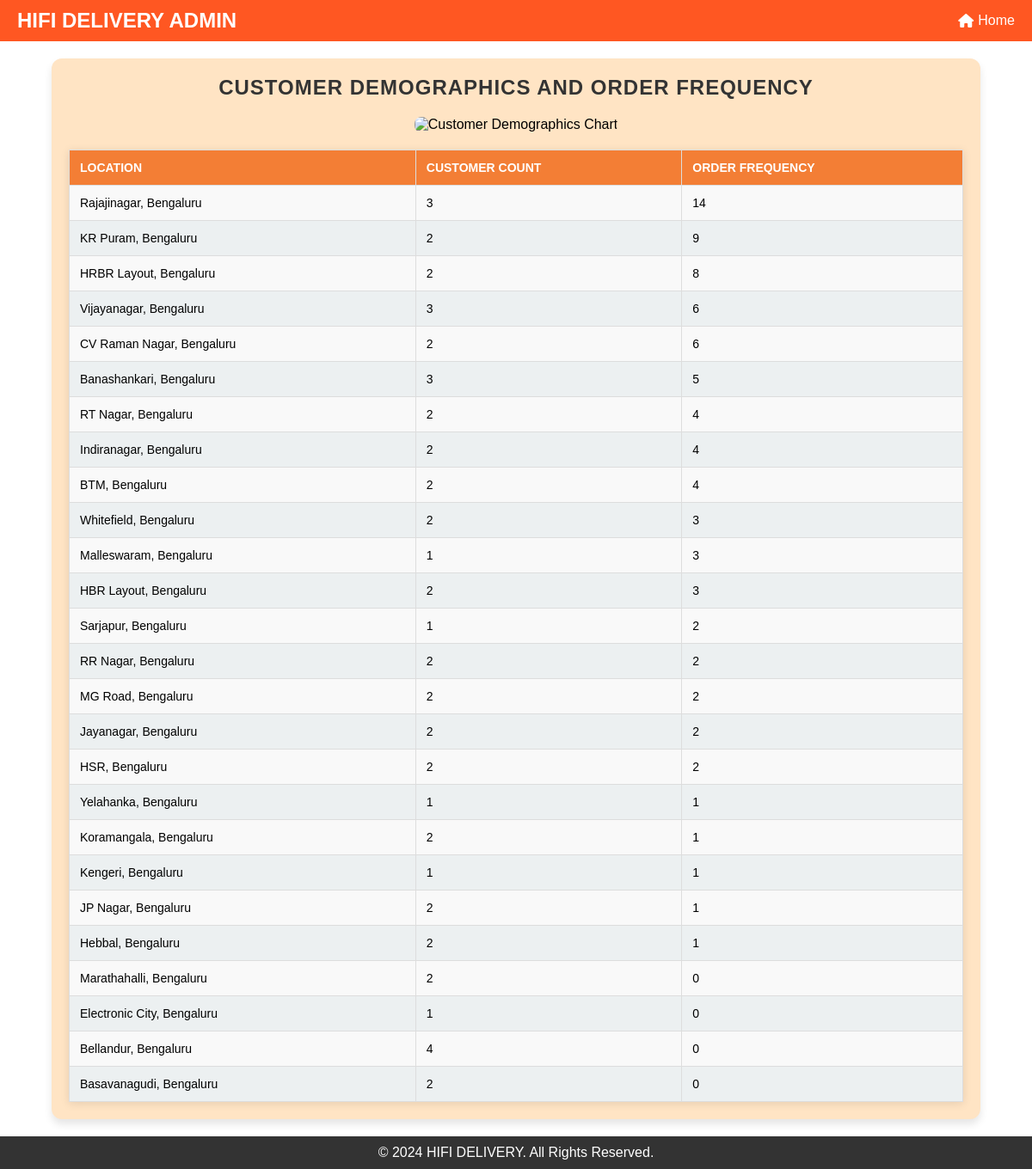
Page /customer_demographics on the committed database.
### tables this page shows
CREATE TABLE "users" (
	"id"	INTEGER,
	"username"	TEXT NOT NULL UNIQUE,
	"email"	TEXT NOT NULL UNIQUE,
	"password"	TEXT NOT NULL,
	"role"	TEXT NOT NULL,
	"location"	TEXT,
	"contact"	TEXT,
	"approved"	INTEGER NOT NULL DEFAULT 0,
	PRIMARY KEY("id" AUTOINCREMENT)
);

### mergedapp.py (the view)
@app.route('/customer_demographics', methods=['GET'])
def customer_demographics():
    try:
        with get_db_connection() as conn:
            cursor = conn.cursor()
            cursor.execute('''
                SELECT
                    location,
                    COUNT(DISTINCT id) AS customer_count,
                    COUNT(o.orderId) AS order_frequency
                FROM users u
                LEFT JOIN Orders_Analysis o ON u.username = o.customerName
                WHERE u.role = 'customer'
                GROUP BY location
                ORDER BY order_frequency DESC
            ''')
            demographics_data = [
                {"location": row["location"], "customer_count": row["customer_count"], "order_frequency": row["order_frequency"]}
                for row in cursor.fetchall()
            ]
        locations = [row['location'] for row in demographics_data]
        customer_counts = [row['customer_count'] for row in demographics_data]
        order_frequencies = [row['order_frequency'] for row in demographics_data]
        fig, ax = plt.subplots(figsize=(10, 6))
        bar_width = 0.4
        index = range(len(locations))
        ax.bar(index, customer_counts, bar_width, label='Customer Count', color='skyblue')
        ax.bar([i + bar_width for i in index], order_frequencies, bar_width, label='Order Frequency', color='orange')
        ax.set_xlabel('Locations', fontsize=12)
        ax.set_ylabel('Count', fontsize=12)
        ax.set_title('Customer Demographics and Order Frequency by Location', fontsize=14)
        ax.set_xticks([i + bar_width / 2 for i in index])
        ax.set_xticklabels(locations, rotation=45, ha='right', fontsize=10)
        ax.legend()
        chart_filename = f"customer_demographics_chart_{datetime.now().strftime('%Y%m%d%H%M%S')}.png"
        chart_path = os.path.join(app.config['IMAGE_FOLDER'], chart_filename)
        plt.tight_layout()
        plt.savefig(chart_path)
        plt.close()
    except sqlite3.Error as e:
        flash(f"Database error: {e}", "danger")
        demographics_data = []
        chart_filename = None
    return render_template('customerdemographics.html', demographics_data=demographics_data, chart_filename=chart_filename)

### mergedapp.py (called while the page is built)
def get_db_connection():
    conn = sqlite3.connect(DATABASE)  # Timeout to avoid lock
    conn.row_factory = sqlite3.Row
    return conn

### templates/customerdemographics.html (shortened to what this page needs)
<!DOCTYPE html>
<html lang="en">
<head>
    <link href="https://cdnjs.cloudflare.com/ajax/libs/font-awesome/6.5.0/css/all.min.css" rel="stylesheet">
</head>
<body>
    <header>
        <div class="logo">HIFI DELIVERY ADMIN</div>
        <nav>
            <ul>
                <li><a href="{{ url_for('admin') }}"><i class="fa-solid fa-house"></i> Home</a></li>
            </ul>
        </nav>
    </header>
    <main>
        <section class="table-container">
            <h1>Customer Demographics and Order Frequency</h1>
            {% if chart_filename %}
            <div style="text-align: center; margin-bottom: 20px;">
                <img src="{{ url_for('static', filename='images/' + chart_filename) }}" alt="Customer Demographics Chart" style="max-width: 100%; height: auto; border-radius: 8px;">
            </div>
            {% endif %}
            <table>
                <thead>
                    <tr>
                        <th>Location</th>
                        <th>Customer Count</th>
                        <th>Order Frequency</th>
                    </tr>
                </thead>
                <tbody>
                    {% for row in demographics_data %}
                    <tr>
                        <td>{{ row['location'] }}</td>
                        <td>{{ row['customer_count'] }}</td>
                        <td>{{ row['order_frequency'] }}</td>
                    </tr>
                    {% endfor %}
                </tbody>
            </table>
        </section>
    </main>
    <footer>
        <p>&copy; 2024 HIFI DELIVERY. All Rights Reserved.</p>
    </footer>
</body>
</html>

### templates/customerdemographics.html (style rules this page uses)
* { margin: 0; padding: 0; box-sizing: border-box; font-family: Arial, sans-serif; }
body { display: flex; flex-direction: column; min-height: 100vh; margin: 0; }
main { flex: 1; }
footer { background-color: #333; color: white; text-align: center; padding: 10px 0; }
header { background: #ff5722; color: white; padding: 10px 20px; display: flex; justify-content: space-between; align-items: center; flex-wrap: wrap; }
header .logo { font-size: 1.5rem; font-weight: bold; }
header nav ul { list-style: none; display: flex; gap: 15px; flex-wrap: wrap; }
header nav ul li a { color: white; text-decoration: none; display: flex; align-items: center; }
header nav ul li a i { margin-right: 5px; }
.table-container { background-color: #ffe4c4; padding: 20px; border-radius: 12px; box-shadow: 0 6px 10px rgba(0, 0, 0, 0.1); margin: 20px auto; width: 90%; max-width: 1100px; }
h1 { font-family: 'Arial', sans-serif; font-size: 24px; font-weight: bold; color: #333; text-align: center; text-transform: uppercase; letter-spacing: 1px; margin-bottom: 20px; }
table { width: 100%; border-collapse: collapse; background-color: #fff; box-shadow: 0 2px 10px rgba(0, 0, 0, 0.1); }
th, td { border: 1px solid #ddd; padding: 12px; text-align: left; font-size: 14px; }
th { background-color: rgb(243, 126, 53); color: #fff; text-transform: uppercase; }
td { background-color: #f9f9f9; }
tr:nth-child(even) td { background-color: #ecf0f1; }

### rows in the picture
users: location "Electronic City, Bengaluru", customer_count "1", order_frequency "0"

### other values in the picture
{{ row['location'] }} "Rajajinagar, Bengaluru" "KR Puram, Bengaluru" "HRBR Layout, Bengaluru" "Vijayanagar, Bengaluru" "CV Raman Nagar, Bengaluru" "Banashankari, Bengaluru" "RT Nagar, Bengaluru" "Indiranagar, Bengaluru" "BTM, Bengaluru" "Whitefield, Bengaluru" "Malleswaram, Bengaluru" "HBR Layout, Bengaluru" "Sarjapur, Bengaluru" "RR Nagar, Bengaluru" "MG Road, Bengaluru" "Jayanagar, Bengaluru" "HSR, Bengaluru" "Yelahanka, Bengaluru" "Koramangala, Bengaluru" "Kengeri, Bengaluru" "JP Nagar, Bengaluru" "Hebbal, Bengaluru" "Marathahalli, Bengaluru" "Bellandur, Bengaluru" "Basavanagudi, Bengaluru"
{{ row['customer_count'] }} "3" "2" "2" "3" "2" "3" "2" "2" "2" "2" "1" "2" "1" "2" "2" "2" "2" "1" "2" "1" "2" "2" "2" "4" "2"
{{ row['order_frequency'] }} "14" "9" "8" "6" "6" "5" "4" "4" "4" "3" "3" "3" "2" "2" "2" "2" "2" "1" "1" "1" "1" "1" "0" "0" "0"
